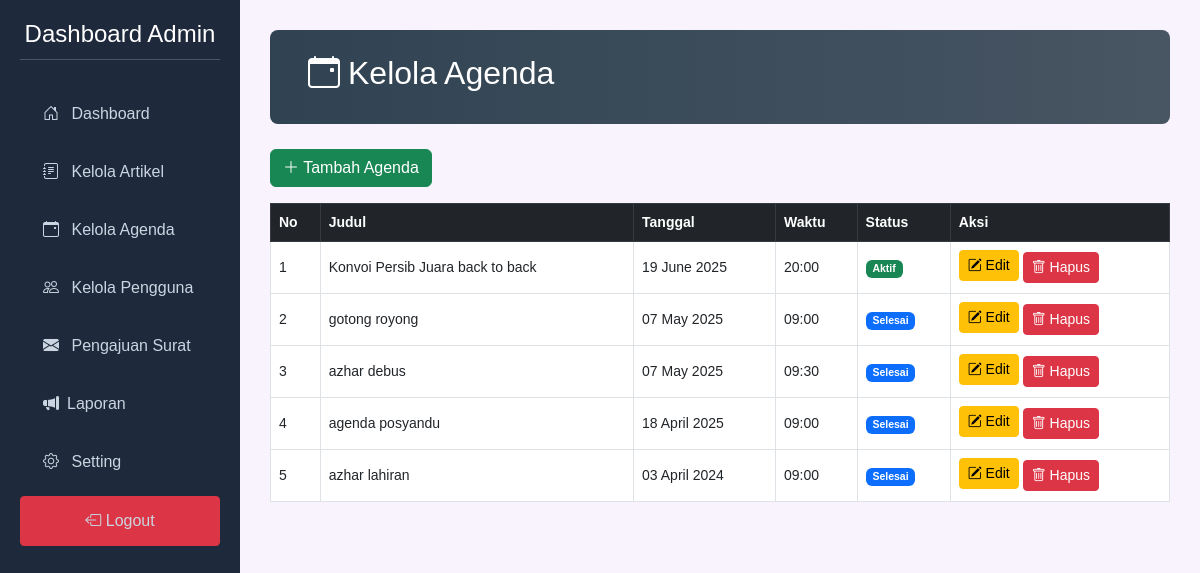
/resource/view/admin/agenda_crud.php (signed in), run on the app's committed database.
### tables this page shows
CREATE TABLE `agenda` (
  `id` int NOT NULL,
  `judul` varchar(255) NOT NULL,
  `deskripsi` text NOT NULL,
  `tanggal` date NOT NULL,
  `waktu` time NOT NULL,
  `tempat` varchar(255) NOT NULL,
  `status` enum('Aktif','Selesai') DEFAULT 'Aktif',
  `dibuat_pada` timestamp NULL DEFAULT CURRENT_TIMESTAMP,
  `diubah_pada` timestamp NULL DEFAULT CURRENT_TIMESTAMP ON UPDATE CURRENT_TIMESTAMP
);

### resource/view/admin/agenda_crud.php (the view, shortened to what this page needs)
<?php
include "../db.php";
$result = $conn->query("SELECT * FROM agenda ORDER BY tanggal DESC");
?>
<!DOCTYPE html>
<html lang="id">
<head>
    <link rel="stylesheet" href="https://cdn.jsdelivr.net/npm/bootstrap@5.3.0/dist/css/bootstrap.min.css">
    <link rel="stylesheet" href="https://cdn.jsdelivr.net/npm/bootstrap-icons@1.10.5/font/bootstrap-icons.css">
    <link rel="stylesheet" href="../../css/crud.css">
</head>
<body>
<div class="sidebar">
    <h2>Dashboard Admin</h2>
    <a href="dashboard.php"><i class="bi bi-house-door m-2"></i> Dashboard</a>
    <a href="artikel_crud.php"><i class="bi bi-journal-text m-2"></i> Kelola Artikel</a>
    <a href="agenda_crud.php"><i class="bi bi-calendar-event m-2"></i> Kelola Agenda</a>
    <a href="mandiri_crud.php"><i class="bi bi-people m-2"></i> Kelola Pengguna</a>
    <a href="pengajuan.php"><i class="bi bi-envelope-fill m-2"></i> Pengajuan Surat</a>
    <a href="laporan.php"><i class="bi bi-megaphone-fill m-2"></i>Laporan</a>
    <a href="Setting_admin.php"><i class="bi bi-gear m-2"></i> Setting</a>
    <a href="../home.php" class="btn btn-danger"><i class="bi bi-box-arrow-left"></i> Logout</a>
</div>
<div class="main">
<div class="admin-header">
    <h2><i class="bi bi-calendar-event m-2"></i>Kelola Agenda</h2>
</div>
    <a href="tambah_agenda.php" class="btn btn-success mb-3">
        <i class="bi bi-plus-lg"></i> Tambah Agenda
    </a>
    <table class="table table-bordered bg-white">
        <thead class="table-dark">
            <tr>
                <th>No</th>
                <th>Judul</th>
                <th>Tanggal</th>
                <th>Waktu</th>
                <th>Status</th>
                <th>Aksi</th>
            </tr>
        </thead>
        <tbody>
            <?php $no = 1; while ($row = $result->fetch_assoc()): ?>
                <tr>
                    <td><?= $no++ ?></td>
                    <td><?= htmlspecialchars($row['judul']) ?></td>
                    <td><?= date('d F Y', strtotime($row['tanggal'])) ?></td>
                    <td><?= date('H:i', strtotime($row['waktu'])) ?></td>
                    <td>
                        <?php
                        $status = strtolower($row['status']);
                        $badge = ($status === 'aktif') ? 'success' : 'primary';
                        ?>
                        <span class="badge bg-<?= $badge ?>"><?= ucfirst($status) ?></span>
                    </td>
                    <td>
                        <a href="edit_agenda.php?id=<?= $row['id'] ?>" class="btn btn-sm btn-warning mb-1">
                            <i class="bi bi-pencil-square"></i> Edit
                        </a>
                        <a href="hapus_agenda.php?id=<?= $row['id'] ?>" onclick="return confirm('Yakin ingin menghapus agenda ini?')" class="btn btn-sm btn-danger">
                            <i class="bi bi-trash"></i> Hapus
                        </a>
                    </td>
                </tr>
            <?php endwhile; ?>
        </tbody>
    </table>
</div>
</body>
</html>

### resource/css/crud.css (style rules this page uses)
body { background-color: #f8f3fc; font-family: "Arial", sans-serif; }
.sidebar { height: 100vh; width: 240px; position: fixed; background-color: #1e293b; color: white; padding: 20px; }
.sidebar h2 { text-align: center; margin-bottom: 30px; font-size: 24px; border-bottom: 1px solid #475569; padding-bottom: 10px; }
.sidebar a { display: block; color: #cbd5e1; padding: 12px 15px; text-decoration: none; border-radius: 4px; margin-bottom: 10px; }
.main { margin-left: 240px; padding: 30px; }
.table td, .table th { vertical-align: middle; font-size: 14px; }
.admin-header { background: linear-gradient(to right, #304352, #485563); padding: 24px 30px; border-radius: 8px; color: white; margin-bottom: 25px; }
.bg-success { background-color: #198754 !important; color: white !important; }

### data on the page
agenda: judul "Konvoi Persib Juara back to back", tanggal "19 June 2025", waktu "20:00", status "Aktif"
agenda: judul "gotong royong", tanggal "07 May 2025", waktu "09:00", status "Selesai"
agenda: judul "azhar debus", tanggal "07 May 2025", waktu "09:30", status "Selesai"
agenda: judul "agenda posyandu", tanggal "18 April 2025", waktu "09:00", status "Selesai"
agenda: judul "azhar lahiran", tanggal "03 April 2024", waktu "09:00", status "Selesai"
